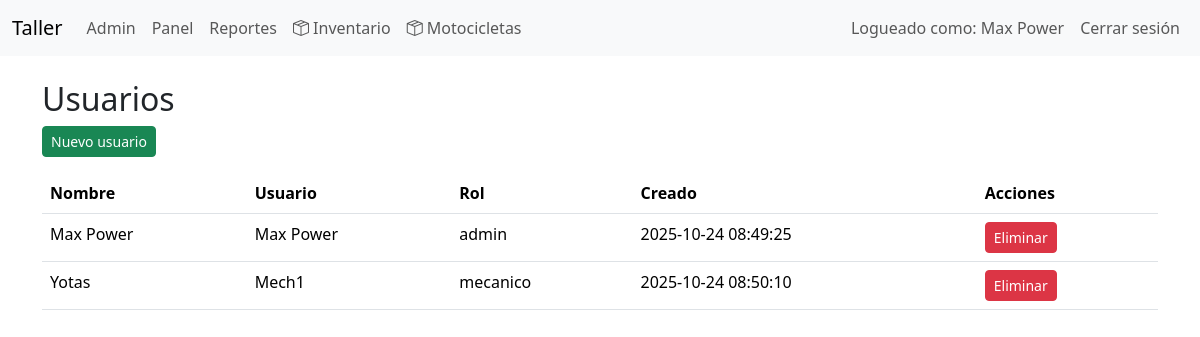
The app's page /index.php?controller=admin&action=users (signed in), older data.
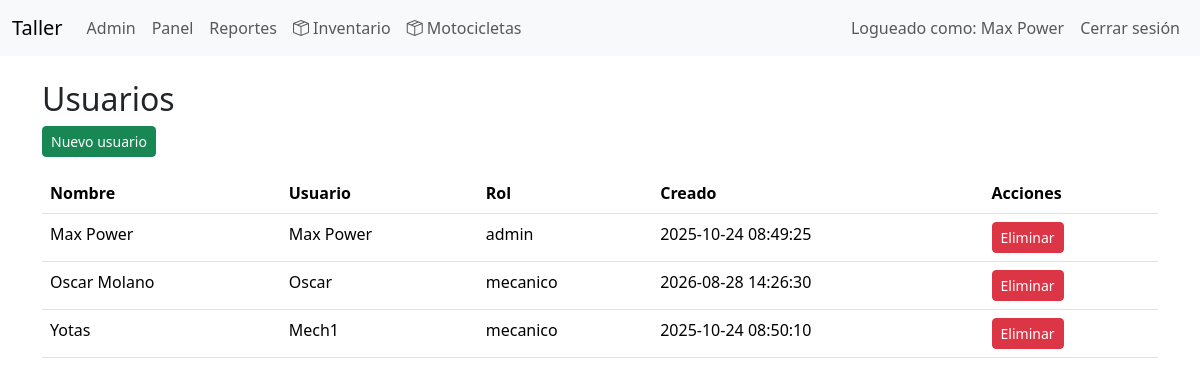
The same page, newer data.
### tables this page shows
CREATE TABLE `usuarios` (
  `id` int(11) NOT NULL,
  `nombre` varchar(150) NOT NULL,
  `usuario` varchar(100) NOT NULL,
  `contraseña_hash` varchar(255) NOT NULL,
  `rol` enum('admin','mecanico') NOT NULL DEFAULT 'mecanico',
  `fecha_creacion` datetime NOT NULL
);

### app/controllers/AdminController.php (called while the page is built, shortened)
<?php
class AdminController
{
    private User $userModel;
    public function __construct(PDO $pdo)
    {
        $this->userModel = new User($pdo);
    }
    public function users()
    {
        $users = $this->userModel->findAll();
        require __DIR__ . '/../views/layouts/header.php';
        require __DIR__ . '/../views/admin/users_list.php';
        require __DIR__ . '/../views/layouts/footer.php';
    }
}

### app/models/BaseModel.php (called while the page is built, shortened)
<?php
class BaseModel
{
    public function __construct(PDO $pdo)
    {
        $this->db = $pdo;
    }
}

### app/models/User.php (called while the page is built, shortened)
<?php
require_once __DIR__ . '/BaseModel.php';
class User extends BaseModel
{
    public function findAll(): array
    {
        $stmt = $this->db->query("SELECT id, nombre, usuario, rol, fecha_creacion FROM usuarios ORDER BY nombre");
        return $stmt->fetchAll();
    }
}

### app/views/admin/users_list.php (the view)
<h2>Usuarios</h2>
<a class="btn btn-sm btn-success" href="index.php?controller=admin&action=createUser">Nuevo usuario</a>
<table class="table mt-3">
  <thead><tr><th>Nombre</th><th>Usuario</th><th>Rol</th><th>Creado</th><th>Acciones</th></tr></thead>
  <tbody>
    <?php foreach ($users as $u): ?>
    <tr>
      <td><?=htmlspecialchars($u['nombre'])?></td>
      <td><?=htmlspecialchars($u['usuario'])?></td>
      <td><?=htmlspecialchars($u['rol'])?></td>
      <td><?=htmlspecialchars($u['fecha_creacion'])?></td>
      <td>
        <a class="btn btn-sm btn-danger" href="index.php?controller=admin&action=deleteUser&id=<?= $u['id'] ?>" onclick="return confirm('Eliminar?')">Eliminar</a>
      </td>
    </tr>
    <?php endforeach; ?>
  </tbody>
</table>

### public/index.php (shortened to what this page needs)
<?php
spl_autoload_register(function ($class) {
    $paths = [__DIR__ . '/../app/models/' . $class . '.php', __DIR__ . '/../app/controllers/' . $class . '.php'];
    foreach ($paths as $p) {
        if (file_exists($p)) {
            return;
        }
    }
});
require_once __DIR__ . '/../config/database.php';
$controller = $_GET['controller'] ?? 'auth';
$action = $_GET['action'] ?? ($controller === 'auth' ? 'login' : 'index');
$controller = preg_replace('/[^a-z0-9_]/i','', $controller);
$action = preg_replace('/[^a-z0-9_]/i','', $action);
$controllerClass = str_replace(
    ' ',
    '',
    ucwords(str_replace(['_', '-'], ' ', $controller))
) . 'Controller';
$controllerFile = __DIR__ . '/../app/controllers/' . $controllerClass . '.php';
if (file_exists($controllerFile)) {
    $ctrl = new $controllerClass($pdo);
    if (method_exists($ctrl, $action)) {
        $ctrl->{$action}();
    } else {
        http_response_code(404);
        echo "Accion no encontrada";
    }
} else {
    http_response_code(404);
    echo "Controlador no encontrado";
}

### app/views/layouts/header.php (shortened to what this page needs)
<!doctype html>
<html lang="es">
<head>
  <link href="https://cdn.jsdelivr.net/npm/bootstrap@5.3.2/dist/css/bootstrap.min.css" rel="stylesheet">
   <link rel="stylesheet" href="/projects/workShop/public/css/style.css">
   <link
    rel="stylesheet"
    href="https://cdn.jsdelivr.net/npm/bootstrap-icons@1.11.3/font/bootstrap-icons.min.css">
</head>
<body>
<nav class="navbar navbar-expand-lg navbar-light bg-light">
  <div class="container-fluid">
    <a class="navbar-brand" href="#">Taller</a>
    <div class="collapse navbar-collapse">
      <ul class="navbar-nav me-auto">
        <?php if (!empty($_SESSION['user_id'])): ?>
          <?php if (isset($_SESSION['user_role']) && $_SESSION['user_role'] === 'admin'): ?>
            <li class="nav-item"><a class="nav-link" href="index.php?controller=admin&action=dashboard">Admin</a></li>
          <?php endif; ?>
          <li class="nav-item"><a class="nav-link" href="index.php?controller=mechanic&action=dashboard">Panel</a></li>
          <li class="nav-item"><a class="nav-link" href="index.php?controller=report&action=form">Reportes</a></li>
          <li class="nav-item"><a class="nav-link" href="index.php?controller=inventory&action=index"><i class="bi bi-box-seam"></i> Inventario</a></li>
          <li class="nav-item"><a class="nav-link" href="index.php?controller=modelo_moto&action=index"><i class="bi bi-box-seam"></i> Motocicletas</a></li>
        <?php endif; ?>
      </ul>
      <ul class="navbar-nav">
        <?php if (!empty($_SESSION['user_id'])): ?>
          <li class="nav-item"><span class="nav-link">Logueado como: <?=htmlspecialchars($_SESSION['user_name'])?></span></li>
          <li class="nav-item"><a class="nav-link" href="index.php?controller=auth&action=logout">Cerrar sesión</a></li>
        <?php endif; ?>
      </ul>
    </div>
  </div>
</nav>
<div class="container mt-4">

### app/views/layouts/footer.php (shortened to what this page needs)
</div>
</body>
</html>

### public/css/style.css (style rules this page uses)
body { padding-bottom: 40px; }

Row changes from the older to the newer data that the page shows:
added usuarios: nombre "Oscar Molano", usuario "Oscar", rol "mecanico", fecha_creacion "2026-08-28 14:26:30"
